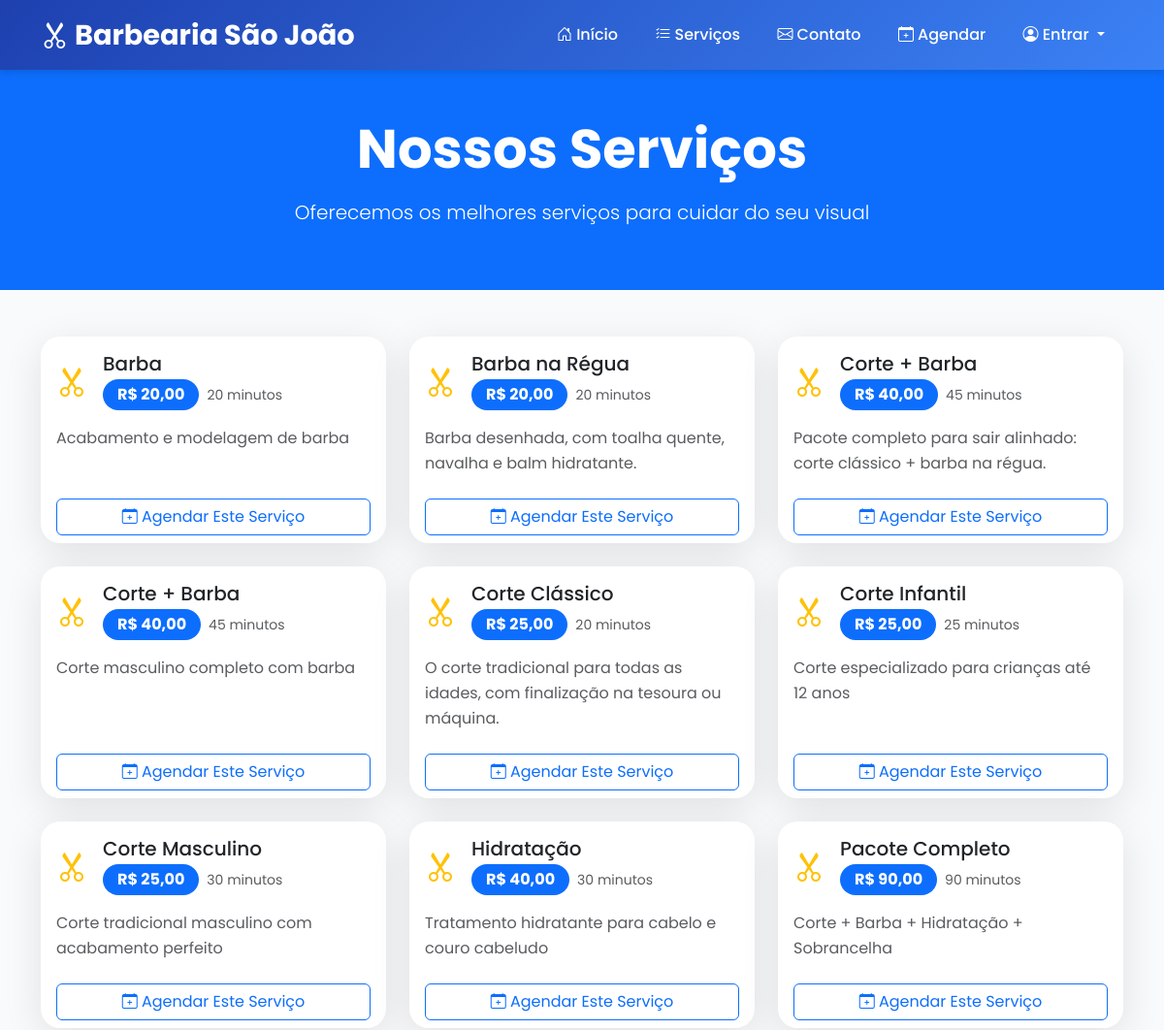
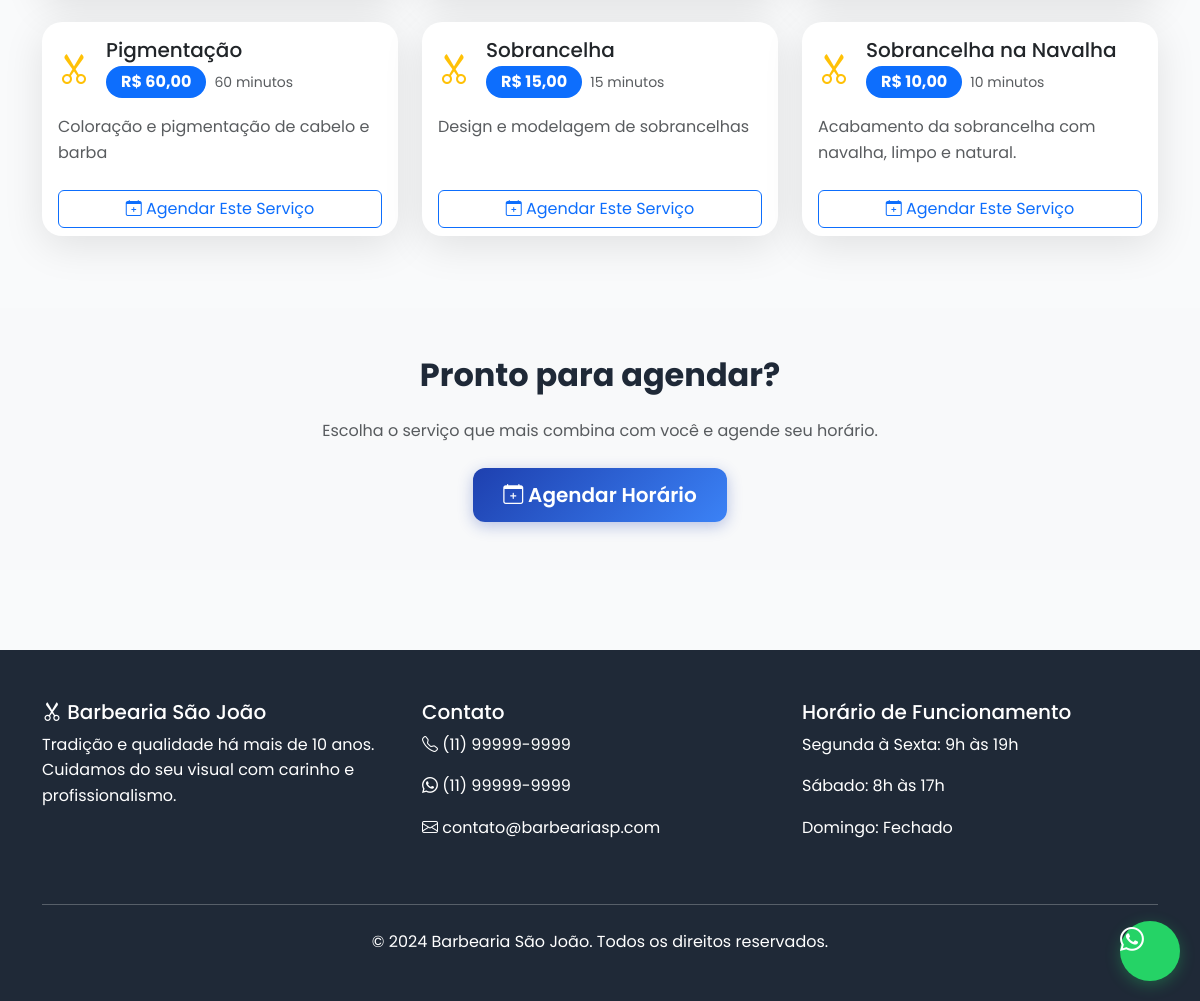
The page /servicos/ on the database its author committed (2 pictures, top to bottom).
### core/models.py (models this page shows, shortened)
class Service(models.Model):
    name = models.CharField(max_length=100, verbose_name='Nome do Serviço')
    description = models.TextField(verbose_name='Descrição')
    price = models.DecimalField(max_digits=10, decimal_places=2, verbose_name='Preço')
    duration = models.IntegerField(verbose_name='Duração (minutos)')
    is_active = models.BooleanField(default=True, verbose_name='Ativo')
    created_at = models.DateTimeField(auto_now_add=True)
    class Meta:
        verbose_name = 'Serviço'
        verbose_name_plural = 'Serviços'
        ordering = ['name']

### core/views.py (the view)
# urls.py: path('servicos/', views.services, name='services'),
def services(request):
    services = Service.objects.filter(is_active=True)
    context = {'services': services}
    return render(request, 'core/services.html', context)

### templates/core/services.html (shortened to what this page needs)
{% extends 'base.html' %}
{% block content %}
<section class="py-5 bg-primary text-white">
    <div class="container">
        <div class="text-center">
            <h1 class="display-4 fw-bold mb-3">Nossos Serviços</h1>
            <p class="lead">Oferecemos os melhores serviços para cuidar do seu visual</p>
        </div>
    </div>
</section>
<section class="py-5">
    <div class="container">
        <div class="row">
            {% for service in services %}
                <div class="col-md-6 col-lg-4 mb-4">
                    <div class="card h-100">
                        <div class="card-body">
                            <div class="d-flex align-items-center mb-3">
                                <div class="me-3">
                                    <i class="bi bi-scissors text-warning fs-2"></i>
                                </div>
                                <div>
                                    <h5 class="card-title mb-1">{{ service.name }}</h5>
                                    <div class="d-flex align-items-center">
                                        <span class="badge bg-primary me-2 fs-6">R$ {{ service.price }}</span>
                                        <small class="text-muted">{{ service.duration }} minutos</small>
                                    </div>
                                </div>
                            </div>
                            <p class="card-text text-muted">{{ service.description }}</p>
                        </div>
                        <div class="card-footer bg-transparent border-0">
                            <a href="{% url 'schedule_appointment' %}" class="btn btn-outline-primary w-100">
                                <i class="bi bi-calendar-plus"></i> Agendar Este Serviço
                            </a>
                        </div>
                    </div>
                </div>
            {% endfor %}
        </div>
    </div>
</section>
<section class="py-5 bg-light">
    <div class="container">
        <div class="text-center">
            <h2 class="fw-bold mb-4">Pronto para agendar?</h2>
            <p class="text-muted mb-4">Escolha o serviço que mais combina com você e agende seu horário.</p>
            <a href="{% url 'schedule_appointment' %}" class="btn btn-primary btn-lg">
                <i class="bi bi-calendar-plus"></i> Agendar Horário
            </a>
        </div>
    </div>
</section>
{% endblock %}

### templates/base.html (shortened to what this page needs)
<!DOCTYPE html>
<html lang="pt-BR">
<head>
    <link href="https://cdn.jsdelivr.net/npm/bootstrap@5.3.0/dist/css/bootstrap.min.css" rel="stylesheet">
    <link href="https://cdn.jsdelivr.net/npm/bootstrap-icons@1.10.0/font/bootstrap-icons.css" rel="stylesheet">
</head>
<body>
    <nav class="navbar navbar-expand-lg navbar-dark">
        <div class="container">
            <a class="navbar-brand" href="{% url 'home' %}">
                <i class="bi bi-scissors"></i> Barbearia São João
            </a>
            <div class="collapse navbar-collapse" id="navbarNav">
                <ul class="navbar-nav ms-auto">
                    <li class="nav-item">
                        <a class="nav-link" href="{% url 'home' %}">
                            <i class="bi bi-house-door"></i> Início
                        </a>
                    </li>
                    <li class="nav-item">
                        <a class="nav-link" href="{% url 'services' %}">
                            <i class="bi bi-list-check"></i> Serviços
                        </a>
                    </li>
                    <li class="nav-item">
                        <a class="nav-link" href="{% url 'contact' %}">
                            <i class="bi bi-envelope"></i> Contato
                        </a>
                    </li>
                    <li class="nav-item">
                        <a class="nav-link" href="{% url 'schedule_appointment' %}">
                            <i class="bi bi-calendar-plus"></i> Agendar
                        </a>
                    </li>
                    {% if user.is_authenticated %}
                        {% if user.is_staff %}
                        <li class="nav-item">
                            <a class="nav-link" href="{% url 'admin_dashboard' %}">
                                    <i class="bi bi-speedometer2"></i> Painel Admin
                            </a>
                        </li>
                        <li class="nav-item">
                            <a class="nav-link" href="{% url 'future_appointments' %}">
                                    <i class="bi bi-calendar-check"></i> Agendamentos Futuros
                            </a>
                        </li>
                        <li class="nav-item">
                            <a class="nav-link" href="{% url 'admin_logout' %}">
                                <i class="bi bi-box-arrow-right"></i> Sair
                            </a>
                            </li>
                        {% else %}
                            <li class="nav-item">
                                <a class="nav-link" href="{% url 'cliente_dashboard' %}">
                                    <i class="bi bi-person-circle"></i> Minha Conta
                                </a>
                            </li>
                            <li class="nav-item">
                                <a class="nav-link" href="{% url 'cliente_logout' %}">
                                    <i class="bi bi-box-arrow-right"></i> Sair
                                </a>
                            </li>
                        {% endif %}
                    {% else %}
                        <li class="nav-item dropdown">
                            <a class="nav-link dropdown-toggle" href="#" role="button" data-bs-toggle="dropdown">
                                <i class="bi bi-person-circle"></i> Entrar
                            </a>
                        </li>
                    {% endif %}
                </ul>
            </div>
        </div>
    </nav>
    <main>
        {% block content %}{% endblock %}
    </main>
    <footer class="footer">
        <div class="container">
            <div class="row">
                <div class="col-md-4 mb-4">
                    <h5><i class="bi bi-scissors"></i> Barbearia São João</h5>
                    <p>Tradição e qualidade há mais de 10 anos. Cuidamos do seu visual com carinho e profissionalismo.</p>
                </div>
                <div class="col-md-4 mb-4">
                    <h5>Contato</h5>
                    <p><i class="bi bi-telephone"></i> (11) 99999-9999</p>
                    <p><i class="bi bi-whatsapp"></i> (11) 99999-9999</p>
                    <p><i class="bi bi-envelope"></i> contato@barbeariasp.com</p>
                </div>
                <div class="col-md-4 mb-4">
                    <h5>Horário de Funcionamento</h5>
                    <p>Segunda à Sexta: 9h às 19h</p>
                    <p>Sábado: 8h às 17h</p>
                    <p>Domingo: Fechado</p>
                </div>
            </div>
            <hr class="my-4">
            <div class="text-center">
                <p>&copy; 2024 Barbearia São João. Todos os direitos reservados.</p>
            </div>
        </div>
    </footer>
    <a href="https://wa.me/5511999999999" class="whatsapp-btn" target="_blank" title="Fale conosco no WhatsApp">
        <i class="bi bi-whatsapp"></i>
    </a>
</body>
</html>

### templates/base.html (style rules this page uses)
:root { --primary-color: #1E40AF; --secondary-color: #F59E0B; --success-color: #10B981; --dark-color: #1F2937; --light-color: #F9FAFB; }
* { margin: 0; padding: 0; box-sizing: border-box; }
body { font-family: 'Poppins', sans-serif; line-height: 1.6; color: var(--dark-color); background-color: var(--light-color); }
.navbar { background: linear-gradient(135deg, var(--primary-color), #3B82F6); box-shadow: 0 4px 6px rgba(0, 0, 0, 0.1); }
.navbar-brand { font-weight: 700; font-size: 1.8rem; color: white !important; }
.navbar-nav .nav-link { color: white !important; font-weight: 500; padding: 0.5rem 1rem !important; transition: all 0.3s ease; border-radius: 8px; margin: 0 0.2rem; }
.btn-primary { background: linear-gradient(135deg, var(--primary-color), #3B82F6); border: none; border-radius: 12px; padding: 12px 30px; font-weight: 600; transition: all 0.3s ease; box-shadow: 0 4px 15px rgba(30, 64, 175, 0.3); }
.card { border: none; border-radius: 20px; box-shadow: 0 10px 40px rgba(0, 0, 0, 0.1); transition: all 0.3s ease; overflow: hidden; }
.footer { background: var(--dark-color); color: white; padding: 50px 0 30px; margin-top: 80px; }
.badge { border-radius: 20px; padding: 8px 15px; font-size: 14px; }
.whatsapp-btn { position: fixed; bottom: 20px; right: 20px; background: #25D366; color: white; border: none; border-radius: 50%; width: 60px; height: 60px; font-size: 24px; box-shadow: 0 4px 15px rgba(37, 211, 102, 0.3); z-index: 1000; transition: all 0.3s ease; }

### rows shown on the page
Service: name "Barba", price "20,00", duration "20", description "Acabamento e modelagem de barba"
Service: name "Barba na Régua", price "20,00", duration "20", description "Barba desenhada, com toalha quente, navalha e balm hidratante."
Service: name "Corte + Barba", price "40,00", duration "45", description "Pacote completo para sair alinhado: corte clássico + barba na régua."
Service: name "Corte + Barba", price "40,00", duration "45", description "Corte masculino completo com barba"
Service: name "Corte Clássico", price "25,00", duration "20", description "O corte tradicional para todas as idades, com finalização na tesoura ou máquina."
Service: name "Corte Infantil", price "25,00", duration "25", description "Corte especializado para crianças até 12 anos"
Service: name "Corte Masculino", price "25,00", duration "30", description "Corte tradicional masculino com acabamento perfeito"
Service: name "Hidratação", price "40,00", duration "30", description "Tratamento hidratante para cabelo e couro cabeludo"
Service: name "Pacote Completo", price "90,00", duration "90", description "Corte + Barba + Hidratação + Sobrancelha"
Service: name "Pigmentação", price "60,00", duration "60", description "Coloração e pigmentação de cabelo e barba"
Service: name "Sobrancelha", price "15,00", duration "15", description "Design e modelagem de sobrancelhas"
Service: name "Sobrancelha na Navalha", price "10,00", duration "10", description "Acabamento da sobrancelha com navalha, limpo e natural."
